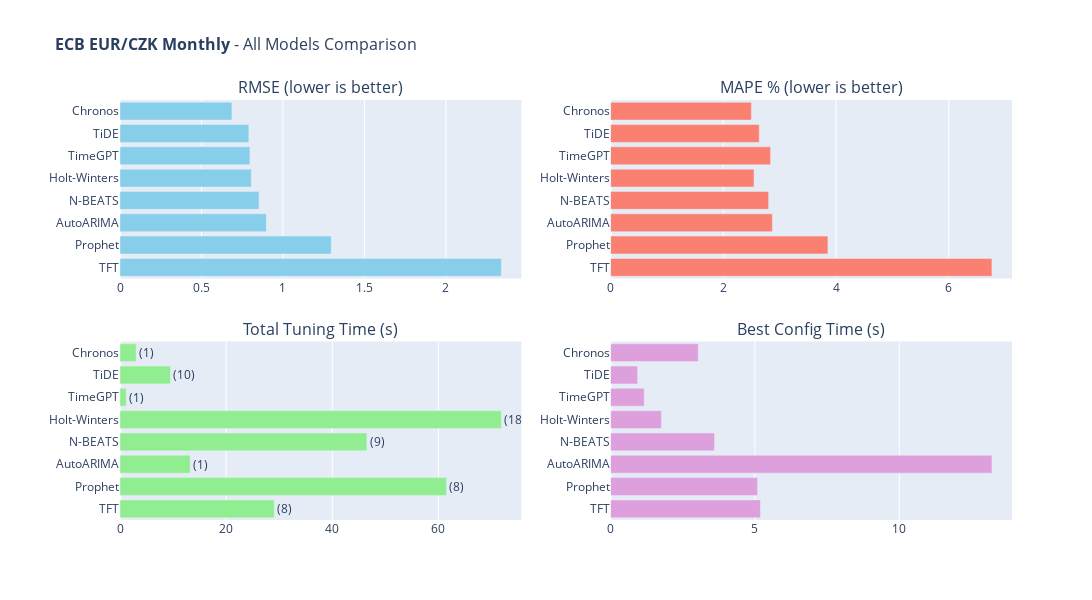

Here is the notebook cell this chart was saved with:
### Code cell
# 11. All Models Comparison

def create_all_models_comparison(results_dataframe, dataset_name):
    """Create interactive comparison of all models."""
    fig = make_subplots(rows=2, cols=2,
        subplot_titles=['RMSE (lower is better)', 'MAPE % (lower is better)', 
                       'Total Tuning Time (s)', 'Best Config Time (s)'],
        vertical_spacing=0.15, horizontal_spacing=0.1)
    
    models = results_dataframe['Model'].tolist()
    
    fig.add_trace(go.Bar(y=models, x=results_dataframe['RMSE'], orientation='h',
        marker_color='skyblue', hovertemplate='<b>%{y}</b><br>RMSE: %{x:.4f}<extra></extra>'), row=1, col=1)
    
    fig.add_trace(go.Bar(y=models, x=results_dataframe['MAPE'], orientation='h',
        marker_color='salmon', hovertemplate='<b>%{y}</b><br>MAPE: %{x:.2f}%<extra></extra>'), row=1, col=2)
    
    fig.add_trace(go.Bar(y=models, x=results_dataframe['Tuning Time (s)'], orientation='h',
        marker_color='lightgreen', text=[f"({c})" for c in results_dataframe['Combinations']],
        textposition='outside', hovertemplate='<b>%{y}</b><br>Time: %{x:.2f}s<extra></extra>'), row=2, col=1)
    
    fig.add_trace(go.Bar(y=models, x=results_dataframe['Best Config Time (s)'], orientation='h',
        marker_color='plum', hovertemplate='<b>%{y}</b><br>Time: %{x:.2f}s<extra></extra>'), row=2, col=2)
    
    fig.update_layout(title=dict(text=f'<b>{dataset_name}</b> - All Models Comparison', font=dict(size=16)),
        width=1700, height=600, showlegend=False, margin=dict(l=120))
    
    for i in range(1, 3):
        for j in range(1, 3):
            fig.update_yaxes(autorange='reversed', row=i, col=j)
    return fig

if 'results_df' in dir() and not results_df.empty:
    fig_comparison = create_all_models_comparison(results_df, DATASET_CONFIG['name'])
    fig_comparison.show()

### Figure 1 — Plotly figure (JSON) as saved in the notebook; plotly's stock layout.template omitted (floating-point values rounded to 4 significant figures)
{"data": [{"hovertemplate": "<b>%{y}</b><br>RMSE: %{x:.4f}<extra></extra>", "marker": {"color": "skyblue"}, "orientation": "h", "type": "bar", "x": [0.6867, 0.7906, 0.7975, 0.8055, 0.8535, 0.8981, 1.296, 2.34], "xaxis": "x", "y": ["Chronos", "TiDE", "TimeGPT", "Holt-Winters", "N-BEATS", "AutoARIMA", "Prophet", "TFT"], "yaxis": "y"}, {"hovertemplate": "<b>%{y}</b><br>MAPE: %{x:.2f}%<extra></extra>", "marker": {"color": "salmon"}, "orientation": "h", "type": "bar", "x": [2.497, 2.636, 2.838, 2.544, 2.803, 2.87, 3.856, 6.765], "xaxis": "x2", "y": ["Chronos", "TiDE", "TimeGPT", "Holt-Winters", "N-BEATS", "AutoARIMA", "Prophet", "TFT"], "yaxis": "y2"}, {"hovertemplate": "<b>%{y}</b><br>Time: %{x:.2f}s<extra></extra>", "marker": {"color": "lightgreen"}, "orientation": "h", "text": ["(1)", "(10)", "(1)", "(18)", "(9)", "(1)", "(8)", "(8)"], "textposition": "outside", "type": "bar", "x": [3.035, 9.499, 1.165, 71.87, 46.53, 13.21, 61.53, 29.07], "xaxis": "x3", "y": ["Chronos", "TiDE", "TimeGPT", "Holt-Winters", "N-BEATS", "AutoARIMA", "Prophet", "TFT"], "yaxis": "y3"}, {"hovertemplate": "<b>%{y}</b><br>Time: %{x:.2f}s<extra></extra>", "marker": {"color": "plum"}, "orientation": "h", "type": "bar", "x": [3.035, 0.9346, 1.165, 1.759, 3.6, 13.21, 5.091, 5.191], "xaxis": "x4", "y": ["Chronos", "TiDE", "TimeGPT", "Holt-Winters", "N-BEATS", "AutoARIMA", "Prophet", "TFT"], "yaxis": "y4"}], "layout": {"annotations": [{"font": {"size": 16}, "showarrow": false, "text": "RMSE (lower is better)", "x": 0.225, "xanchor": "center", "xref": "paper", "y": 1, "yanchor": "bottom", "yref": "paper"}, {"font": {"size": 16}, "showarrow": false, "text": "MAPE % (lower is better)", "x": 0.775, "xanchor": "center", "xref": "paper", "y": 1, "yanchor": "bottom", "yref": "paper"}, {"font": {"size": 16}, "showarrow": false, "text": "Total Tuning Time (s)", "x": 0.225, "xanchor": "center", "xref": "paper", "y": 0.425, "yanchor": "bottom", "yref": "paper"}, {"font": {"size": 16}, "showarrow": false, "text": "Best Config Time (s)", "x": 0.775, "xanchor": "center", "xref": "paper", "y": 0.425, "yanchor": "bottom", "yref": "paper"}], "height": 600, "margin": {"l": 120}, "showlegend": false, "title": {"font": {"size": 16}, "text": "<b>ECB EUR/CZK Monthly</b> - All Models Comparison"}, "width": 1700, "xaxis": {"anchor": "y", "domain": [0, 0.45]}, "xaxis2": {"anchor": "y2", "domain": [0.55, 1]}, "xaxis3": {"anchor": "y3", "domain": [0, 0.45]}, "xaxis4": {"anchor": "y4", "domain": [0.55, 1]}, "yaxis": {"anchor": "x", "autorange": "reversed", "domain": [0.575, 1]}, "yaxis2": {"anchor": "x2", "autorange": "reversed", "domain": [0.575, 1]}, "yaxis3": {"anchor": "x3", "autorange": "reversed", "domain": [0, 0.425]}, "yaxis4": {"anchor": "x4", "autorange": "reversed", "domain": [0, 0.425]}}}
